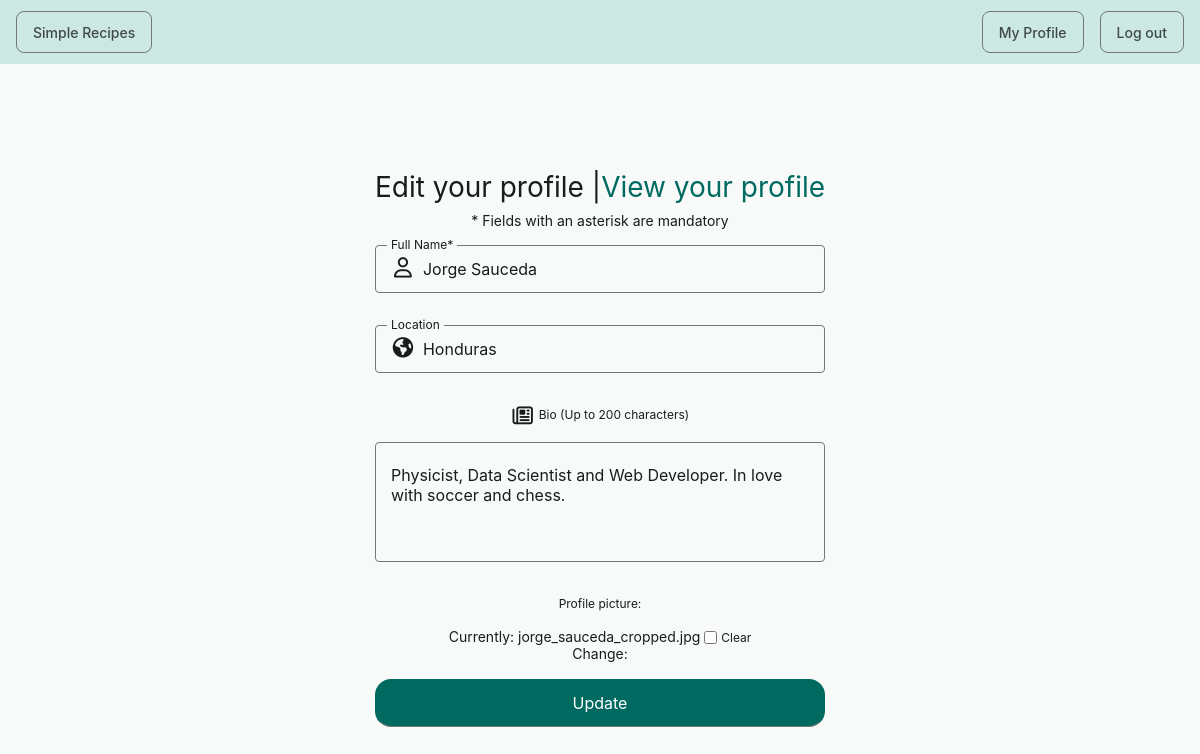
The app's page /update_profile/ (signed in), older data.
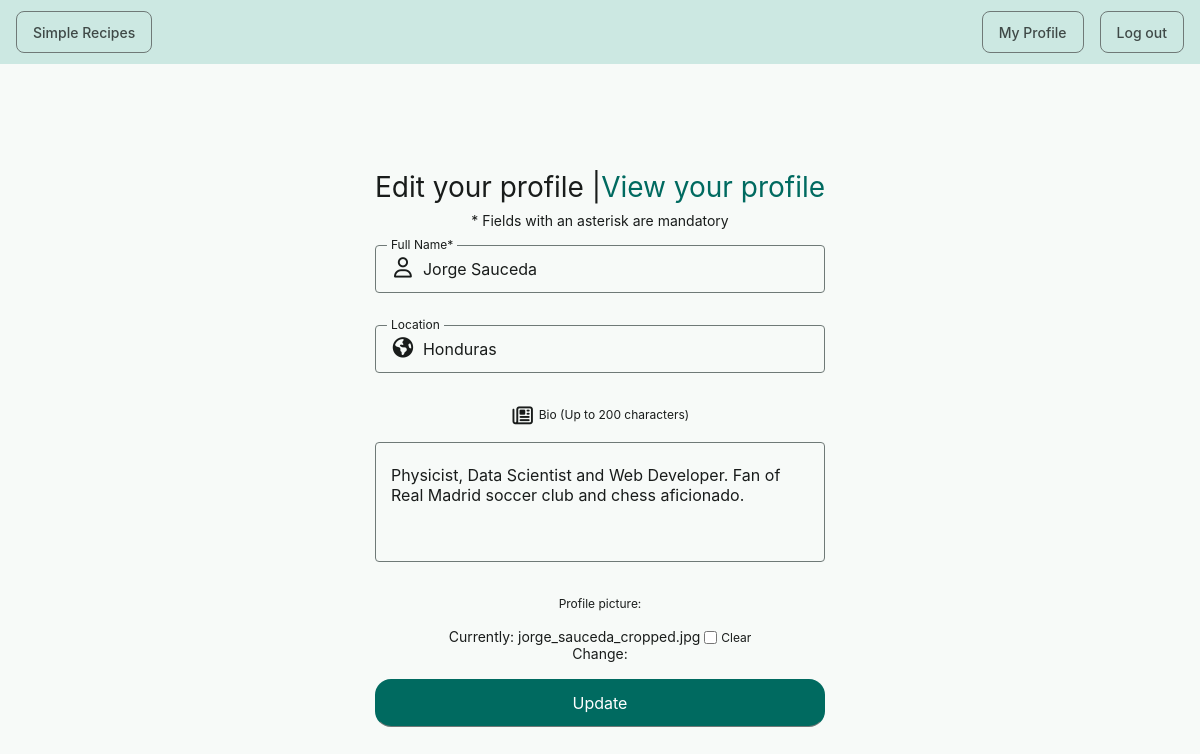
The same page, newer data.
### simple_recipes/models.py (models this page shows, shortened)
class Profile(models.Model):
    avatar = models.ImageField(null=True, blank=True)
    bio = models.CharField(max_length=200, blank=True)
    date_joined = models.DateTimeField(auto_now_add=True)
    location = models.CharField(max_length=50, blank=True)
    name = models.CharField(max_length=50, blank=True)
    user = models.ForeignKey(User, on_delete=models.CASCADE)

### simple_recipes/views.py (the view, shortened to what this page needs)
# urls.py: path('update_profile/', views.updateProfile, name='update-profile'),
@login_required(login_url='login')  # only logged-in users can access
def updateProfile(request):
    user = User.objects.get(id=request.user.id)
    profile = Profile.objects.get(user=user)
    form = ProfileForm(instance=profile)
    context = {'form': form, 'profile': profile}
    return render(request, 'simple_recipes/update_profile.html', context)

### simple_recipes/forms.py
class ProfileForm(ModelForm):
  class Meta:
    model = Profile
    fields = '__all__'
    exclude = ['user', 'date_joined']

### simple_recipes/templates/simple_recipes/update_profile.html (shortened to what this page needs)
{% extends 'main.html' %}
{% load static %}
{% block content %}
<div class="s12 m10 l10 center-align">
  <h5 class="center-align">
    Edit your profile | <a class="link" href="{% url 'user-profile' request.user.id %}">View your profile</a>
  </h5>
  <p class="secondary-border">
    * Fields with an asterisk are mandatory
  </p>
  <form method="POST" action="" enctype="multipart/form-data">
    <div class="s12 field label prefix border">
      <i class="fa-regular fa-user"></i>
      <input
        id="id_name"
        maxlength="50"
        name="name"
        required
        type="text"
        {% if profile.name != None %}
          value="{{profile.name}}"
        {% else %}
          placeholder="What is your full name?"
        {% endif %}
      />
      <label for="id_name">Full Name*</label>
    </div>
    <div class="s12 field label prefix border">
      <i class="fa-solid fa-earth-americas"></i>
      <input
        id="id_location"
        maxlength="50"
        name="location"
        type="text"
        {% if profile.location != None %}
            value="{{profile.location}}"
        {% else %}
            placeholder="Location"
        {% endif %}
      />
      <label for="id_location">Location</label>
    </div>
    <div class="center-align">
      <i class="fa-regular fa-newspaper"></i>
      <label for="id_bio">Bio (Up to 200 characters)</label>
      <div class="field textarea border extra">
        <textarea
          id="id_bio"
          maxlength="200"
          name="bio"
        >{{profile.bio}}</textarea>
      </div>
    </div>
    <div class="center-align">
      <label>Profile picture:</label>
      <div class="small-space"></div>
      {{ form.avatar }}
    </div>
    <div class="field">
      <input class="primary responsive square round" type="submit" value="Update" />
    </div>
  </form>
</div>
{% endblock content %}

Row changes from the older to the newer data that the page shows:
changed Profile "Jorge Sauceda": bio "Physicist, Data Scientist and Web Developer. In love with soccer and chess." → "Physicist, Data Scientist and Web Developer. Fan of Real Madrid soccer club and chess aficionado."
